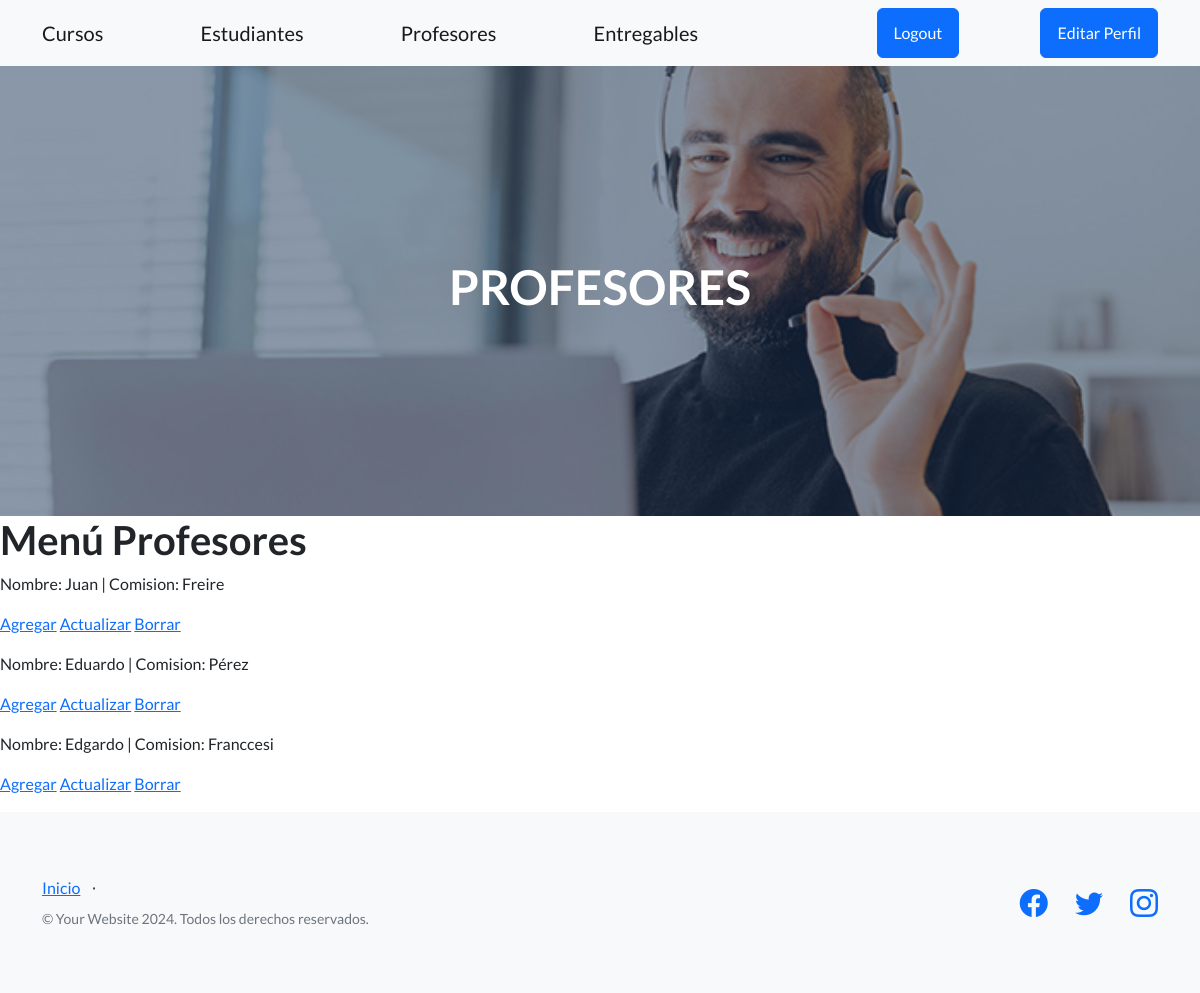
The page /listar_profesores/ (signed in) on the database as committed earlier.
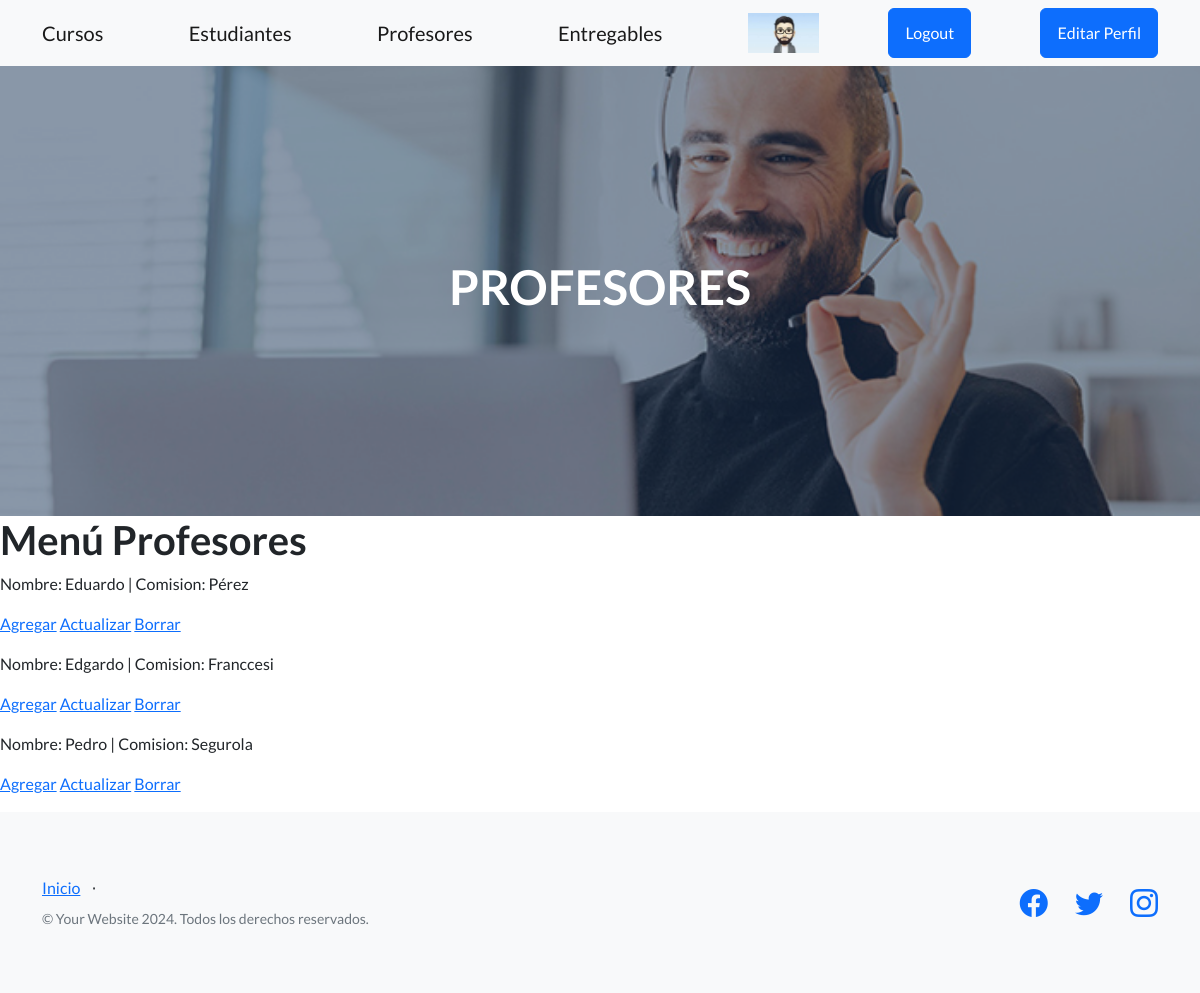
The same page on the database as committed later.
### app03/models.py (models this page shows, shortened)
class Profesor(models.Model):
    nombre=models.CharField(max_length=30)
    apellido=models.CharField(max_length=30)
    email=models.EmailField()
    profesion=models.CharField(max_length=40)
    domicilio=models.CharField(max_length=30,null=True)

### users/models.py (models this page shows, shortened)
class Avatar(models.Model):
    user=models.OneToOneField(User, on_delete=models.CASCADE,null=True, blank=True)
    imagen=models.ImageField(upload_to='avatares',null=True, blank=True)

### app03/views.py (the view)
# urls.py: path('listar_profesores/', views.ProfListView.as_view(), name="MenuProfesores"),
class ProfListView(LoginRequiredMixin,ListView):
    model=Profesor
    context_object_name="profesores"
    template_name="app03/menu_profesores.html"

### app03/templates/app03/menu_profesores.html (shortened to what this page needs)
{% extends "app03/base.html" %}
{%load static%}
{% block cambiostyles %}
    <link href="{% static 'app03/css/stylesprofesores.css'%}" rel="stylesheet" />
{% endblock %}
{% block contenidocentral %}
    <h1>PROFESORES</h1>
{% endblock %}
{% block contenidodinamico %}
    <h1>Menú Profesores</h1>
{% endblock %}
{% block main_profesores %}
    {% for profesor in profesores %}
         <P>Nombre: {{profesor.nombre}} | Comision: {{profesor.apellido}} </P>
         <a href="{% url 'CrearProfesores' %}">Agregar</a>
         {%if request.user.is_superuser %}
         <a href="{% url 'ActualizarProfesores' profesor.pk%}">Actualizar</a>
         <a href="{% url 'BorrarProfesores' profesor.pk%}">Borrar</a>
         {%endif%}
    {% endfor %}
{% endblock main_profesores %}

### app03/templates/app03/base.html (shortened to what this page needs)
{%load static%}
<!DOCTYPE html>
<html lang="en">
    <head>
        <link href="https://cdn.jsdelivr.net/npm/bootstrap-icons@1.5.0/font/bootstrap-icons.css" rel="stylesheet" type="text/css" />
        {% block cambiostyles %}
        {% endblock %}
    </head>
    <body>
        <nav class="navbar navbar-light bg-light static-top">
            <div class="container">
                <a class="navbar-brand" href="{% url 'MenuCursos'%}">Cursos</a>
                <a class="navbar-brand" href="{% url 'MenuEstudiantes'%}">Estudiantes</a>
                <a class="navbar-brand" href="{% url 'MenuProfesores'%}">Profesores</a>
                <a class="navbar-brand" href="{% url 'MenuEntregables'%}">Entregables</a>
                <img src="{{ request.user.avatar.imagen.url}}" alt="" height="40px">
                {% if request.user.is_authenticated %}
                    <a class="btn btn-primary" href="{% url 'Logout' %}">Logout</a>
                    <a class="btn btn-primary" href="{% url 'EditarPerfil' %}">Editar Perfil</a>
                {% else %}
                    <a class="btn btn-primary" href="{% url 'inicio'%}">Inicio</a>
                    <a class="btn btn-primary" href="{% url 'Login' %}">Login</a>
                    <a class="btn btn-primary" href="{% url 'Register' %}">Registro</a>
                {% endif %}
            </div>
        </nav>
        <header class="masthead">
            <div class="container position-relative">
                <div class="row justify-content-center">
                    <div class="col-xl-6">
                        <div class="text-center text-white">
                            {% block contenidocentral %}
                            {% endblock %}
                        </div>
                    </div>
                </div>
            </div>
        </header>
        {% block contenidodinamico %}
        {% endblock %}
        {% block main_profesores %}
        {% endblock main_profesores %}
        <footer class="footer bg-light">
            <div class="container">
                <div class="row">
                    <div class="col-lg-6 h-100 text-center text-lg-start my-auto">
                        <ul class="list-inline mb-2">
                            <li class="list-inline-item"><a href="{% url 'inicio'%}">Inicio</a></li>
                            <li class="list-inline-item">⋅</li>
                        </ul>
                        <p class="text-muted small mb-4 mb-lg-0">&copy; Your Website 2024. Todos los derechos reservados.</p>
                    </div>
                    <div class="col-lg-6 h-100 text-center text-lg-end my-auto">
                        <ul class="list-inline mb-0">
                            <li class="list-inline-item me-4">
                                <a href="#!"><i class="bi-facebook fs-3"></i></a>
                            </li>
                            <li class="list-inline-item me-4">
                                <a href="#!"><i class="bi-twitter fs-3"></i></a>
                            </li>
                            <li class="list-inline-item">
                                <a href="#!"><i class="bi-instagram fs-3"></i></a>
                            </li>
                        </ul>
                    </div>
                </div>
            </div>
        </footer>
    </body>
</html>

Rows that differ between the two databases and show on the page:
removed Profesor: nombre "Juan", apellido "Freire"
added Profesor: nombre "Pedro", apellido "Segurola"
